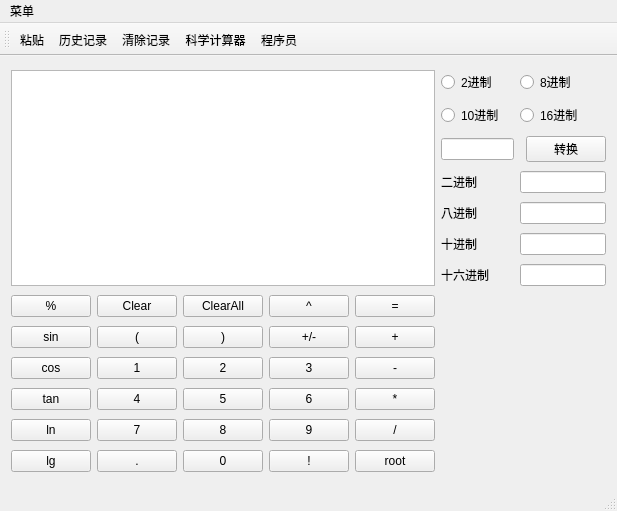
<?xml version="1.0" encoding="UTF-8"?>
<ui version="4.0">
 <class>MainWindow</class>
 <widget class="QMainWindow" name="MainWindow">
  <property name="geometry">
   <rect>
    <x>0</x>
    <y>0</y>
    <width>617</width>
    <height>511</height>
   </rect>
  </property>
  <property name="windowTitle">
   <string>MainWindow</string>
  </property>
  <widget class="QWidget" name="centralWidget">
   <layout class="QGridLayout" name="gridLayout">
    <item row="0" column="0" rowspan="7" colspan="5">
     <widget class="QTextEdit" name="textEdit">
      <property name="minimumSize">
       <size>
        <width>200</width>
        <height>0</height>
       </size>
      </property>
      <property name="font">
       <font>
        <pointsize>11</pointsize>
       </font>
      </property>
     </widget>
    </item>
    <item row="0" column="5" colspan="2">
     <widget class="QRadioButton" name="radio_2">
      <property name="text">
       <string>2进制</string>
      </property>
      <property name="checkable">
       <bool>true</bool>
      </property>
      <property name="checked">
       <bool>false</bool>
      </property>
     </widget>
    </item>
    <item row="0" column="7" colspan="2">
     <widget class="QRadioButton" name="radio_8">
      <property name="text">
       <string>8进制</string>
      </property>
     </widget>
    </item>
    <item row="1" column="5" colspan="2">
     <widget class="QRadioButton" name="radio_10">
      <property name="text">
       <string>10进制</string>
      </property>
     </widget>
    </item>
    <item row="1" column="7" colspan="2">
     <widget class="QRadioButton" name="radio_16">
      <property name="text">
       <string>16进制</string>
      </property>
     </widget>
    </item>
    <item row="2" column="8">
     <widget class="QPushButton" name="btn_transition">
      <property name="text">
       <string>转换</string>
      </property>
     </widget>
    </item>
    <item row="3" column="5">
     <widget class="QLabel" name="label">
      <property name="text">
       <string>二进制</string>
      </property>
     </widget>
    </item>
    <item row="4" column="5">
     <widget class="QLabel" name="label_2">
      <property name="text">
       <string>八进制</string>
      </property>
     </widget>
    </item>
    <item row="5" column="5">
     <widget class="QLabel" name="label_3">
      <property name="text">
       <string>十进制</string>
      </property>
     </widget>
    </item>
    <item row="6" column="5">
     <widget class="QLabel" name="label_4">
      <property name="text">
       <string>十六进制</string>
      </property>
     </widget>
    </item>
    <item row="7" column="0">
     <widget class="QPushButton" name="percentBtn">
      <property name="text">
       <string>%</string>
      </property>
     </widget>
    </item>
    <item row="7" column="1">
     <widget class="QPushButton" name="clearBtn">
      <property name="text">
       <string>Clear</string>
      </property>
     </widget>
    </item>
    <item row="7" column="2">
     <widget class="QPushButton" name="clearAllBtn">
      <property name="text">
       <string>ClearAll</string>
      </property>
     </widget>
    </item>
    <item row="7" column="3">
     <widget class="QPushButton" name="powBtn">
      <property name="text">
       <string>^</string>
      </property>
     </widget>
    </item>
    <item row="7" column="4">
     <widget class="QPushButton" name="equalBtn">
      <property name="text">
       <string>=</string>
      </property>
     </widget>
    </item>
    <item row="8" column="0">
     <widget class="QPushButton" name="sinBtn">
      <property name="text">
       <string>sin</string>
      </property>
     </widget>
    </item>
    <item row="8" column="1">
     <widget class="QPushButton" name="leftBracketBtn">
      <property name="text">
       <string>(</string>
      </property>
     </widget>
    </item>
    <item row="8" column="2">
     <widget class="QPushButton" name="rightBracketBtn">
      <property name="text">
       <string>)</string>
      </property>
     </widget>
    </item>
    <item row="8" column="3">
     <widget class="QPushButton" name="signBtn">
      <property name="text">
       <string>+/-</string>
      </property>
     </widget>
    </item>
    <item row="8" column="4">
     <widget class="QPushButton" name="addBtn">
      <property name="text">
       <string>+</string>
      </property>
     </widget>
    </item>
    <item row="9" column="0">
     <widget class="QPushButton" name="cosBtn">
      <property name="text">
       <string>cos</string>
      </property>
     </widget>
    </item>
    <item row="9" column="1">
     <widget class="QPushButton" name="digitBtn1">
      <property name="text">
       <string>1</string>
      </property>
     </widget>
    </item>
    <item row="9" column="2">
     <widget class="QPushButton" name="digitBtn2">
      <property name="text">
       <string>2</string>
      </property>
     </widget>
    </item>
    <item row="9" column="3">
     <widget class="QPushButton" name="digitBtn3">
      <property name="text">
       <string>3</string>
      </property>
     </widget>
    </item>
    <item row="9" column="4">
     <widget class="QPushButton" name="subtractionBtn">
      <property name="text">
       <string>-</string>
      </property>
     </widget>
    </item>
    <item row="10" column="0">
     <widget class="QPushButton" name="tanBtn">
      <property name="text">
       <string>tan</string>
      </property>
     </widget>
    </item>
    <item row="10" column="1">
     <widget class="QPushButton" name="digitBtn4">
      <property name="text">
       <string>4</string>
      </property>
     </widget>
    </item>
    <item row="10" column="2">
     <widget class="QPushButton" name="digitBtn5">
      <property name="text">
       <string>5</string>
      </property>
     </widget>
    </item>
    <item row="10" column="3">
     <widget class="QPushButton" name="digitBtn6">
      <property name="text">
       <string>6</string>
      </property>
     </widget>
    </item>
    <item row="10" column="4">
     <widget class="QPushButton" name="multiplicationBtn">
      <property name="text">
       <string>*</string>
      </property>
     </widget>
    </item>
    <item row="11" column="0">
     <widget class="QPushButton" name="lnBtn">
      <property name="text">
       <string>ln</string>
      </property>
     </widget>
    </item>
    <item row="11" column="1">
     <widget class="QPushButton" name="digitBtn7">
      <property name="text">
       <string>7</string>
      </property>
     </widget>
    </item>
    <item row="11" column="2">
     <widget class="QPushButton" name="digitBtn8">
      <property name="text">
       <string>8</string>
      </property>
     </widget>
    </item>
    <item row="11" column="3">
     <widget class="QPushButton" name="digitBtn9">
      <property name="text">
       <string>9</string>
      </property>
     </widget>
    </item>
    <item row="11" column="4">
     <widget class="QPushButton" name="divisionBtn">
      <property name="text">
       <string>/</string>
      </property>
     </widget>
    </item>
    <item row="12" column="0">
     <widget class="QPushButton" name="lgBtn">
      <property name="text">
       <string>lg</string>
      </property>
     </widget>
    </item>
    <item row="12" column="1">
     <widget class="QPushButton" name="pointBtn">
      <property name="text">
       <string>.</string>
      </property>
     </widget>
    </item>
    <item row="12" column="2">
     <widget class="QPushButton" name="digitBtn0">
      <property name="text">
       <string>0</string>
      </property>
     </widget>
    </item>
    <item row="12" column="3">
     <widget class="QPushButton" name="levelBtn">
      <property name="text">
       <string>!</string>
      </property>
     </widget>
    </item>
    <item row="12" column="4">
     <widget class="QPushButton" name="genhaoBtn">
      <property name="text">
       <string>root</string>
      </property>
     </widget>
    </item>
    <item row="3" column="7" colspan="2">
     <widget class="QLineEdit" name="le_2"/>
    </item>
    <item row="2" column="5" colspan="2">
     <widget class="QLineEdit" name="le_cin"/>
    </item>
    <item row="4" column="7" colspan="2">
     <widget class="QLineEdit" name="le_8"/>
    </item>
    <item row="5" column="7" colspan="2">
     <widget class="QLineEdit" name="le_10"/>
    </item>
    <item row="6" column="7" colspan="2">
     <widget class="QLineEdit" name="le_16"/>
    </item>
   </layout>
  </widget>
  <widget class="QMenuBar" name="menuBar">
   <property name="geometry">
    <rect>
     <x>0</x>
     <y>0</y>
     <width>617</width>
     <height>24</height>
    </rect>
   </property>
   <widget class="QMenu" name="menu">
    <property name="title">
     <string>菜单</string>
    </property>
    <addaction name="action"/>
    <addaction name="action_2"/>
    <addaction name="action_3"/>
    <addaction name="action_4"/>
    <addaction name="action_5"/>
   </widget>
   <addaction name="menu"/>
  </widget>
  <widget class="QToolBar" name="mainToolBar">
   <attribute name="toolBarArea">
    <enum>TopToolBarArea</enum>
   </attribute>
   <attribute name="toolBarBreak">
    <bool>false</bool>
   </attribute>
   <addaction name="action"/>
   <addaction name="action_2"/>
   <addaction name="action_3"/>
   <addaction name="action_4"/>
   <addaction name="action_5"/>
  </widget>
  <widget class="QStatusBar" name="statusBar"/>
  <action name="action">
   <property name="text">
    <string>粘贴</string>
   </property>
  </action>
  <action name="action_2">
   <property name="text">
    <string>历史记录</string>
   </property>
  </action>
  <action name="action_3">
   <property name="text">
    <string>清除记录</string>
   </property>
  </action>
  <action name="action_4">
   <property name="checkable">
    <bool>true</bool>
   </property>
   <property name="text">
    <string>科学计算器</string>
   </property>
  </action>
  <action name="action_5">
   <property name="checkable">
    <bool>true</bool>
   </property>
   <property name="text">
    <string>程序员</string>
   </property>
  </action>
 </widget>
 <layoutdefault spacing="6" margin="11"/>
 <resources/>
 <connections/>
</ui>
